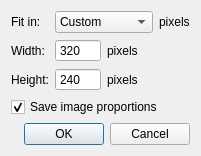
<?xml version="1.0" encoding="UTF-8"?>
<ui version="4.0">
 <class>ResizeDialog</class>
 <widget class="QDialog" name="ResizeDialog">
  <property name="geometry">
   <rect>
    <x>0</x>
    <y>0</y>
    <width>257</width>
    <height>177</height>
   </rect>
  </property>
  <property name="windowTitle">
   <string>Resize</string>
  </property>
  <layout class="QGridLayout" name="gridLayout">
   <property name="sizeConstraint">
    <enum>QLayout::SetFixedSize</enum>
   </property>
   <item row="0" column="0">
    <widget class="QLabel" name="label">
     <property name="text">
      <string>Fit in:</string>
     </property>
    </widget>
   </item>
   <item row="0" column="1" colspan="2">
    <widget class="QComboBox" name="fitIn">
     <item>
      <property name="text">
       <string>Custom</string>
      </property>
     </item>
     <item>
      <property name="text">
       <string>320 x 240</string>
      </property>
     </item>
     <item>
      <property name="text">
       <string>640 x 480</string>
      </property>
     </item>
     <item>
      <property name="text">
       <string>800 x 600</string>
      </property>
     </item>
     <item>
      <property name="text">
       <string>1024 x 768</string>
      </property>
     </item>
     <item>
      <property name="text">
       <string>1280 x 1024</string>
      </property>
     </item>
     <item>
      <property name="text">
       <string>1280 x 720</string>
      </property>
     </item>
     <item>
      <property name="text">
       <string>1920 x 1080</string>
      </property>
     </item>
    </widget>
   </item>
   <item row="0" column="3">
    <widget class="QLabel" name="label_6">
     <property name="text">
      <string>pixels</string>
     </property>
    </widget>
   </item>
   <item row="1" column="0">
    <widget class="QLabel" name="label_2">
     <property name="text">
      <string>Width:</string>
     </property>
    </widget>
   </item>
   <item row="1" column="1">
    <widget class="QSpinBox" name="width">
     <property name="frame">
      <bool>true</bool>
     </property>
     <property name="buttonSymbols">
      <enum>QAbstractSpinBox::NoButtons</enum>
     </property>
     <property name="maximum">
      <number>10000</number>
     </property>
     <property name="value">
      <number>320</number>
     </property>
    </widget>
   </item>
   <item row="1" column="2" colspan="2">
    <widget class="QLabel" name="label_4">
     <property name="text">
      <string>pixels</string>
     </property>
    </widget>
   </item>
   <item row="2" column="0">
    <widget class="QLabel" name="label_3">
     <property name="text">
      <string>Height:</string>
     </property>
    </widget>
   </item>
   <item row="2" column="1">
    <widget class="QSpinBox" name="height">
     <property name="frame">
      <bool>true</bool>
     </property>
     <property name="buttonSymbols">
      <enum>QAbstractSpinBox::NoButtons</enum>
     </property>
     <property name="maximum">
      <number>10000</number>
     </property>
     <property name="value">
      <number>240</number>
     </property>
    </widget>
   </item>
   <item row="2" column="2" colspan="2">
    <widget class="QLabel" name="label_5">
     <property name="text">
      <string>pixels</string>
     </property>
    </widget>
   </item>
   <item row="3" column="0" colspan="4">
    <widget class="QCheckBox" name="saveProportions">
     <property name="text">
      <string>Save image proportions</string>
     </property>
     <property name="checked">
      <bool>true</bool>
     </property>
    </widget>
   </item>
   <item row="4" column="0" colspan="4">
    <widget class="QDialogButtonBox" name="buttonBox">
     <property name="orientation">
      <enum>Qt::Horizontal</enum>
     </property>
     <property name="standardButtons">
      <set>QDialogButtonBox::Cancel|QDialogButtonBox::Ok</set>
     </property>
    </widget>
   </item>
  </layout>
 </widget>
 <resources/>
 <connections>
  <connection>
   <sender>buttonBox</sender>
   <signal>accepted()</signal>
   <receiver>ResizeDialog</receiver>
   <slot>accept()</slot>
   <hints>
    <hint type="sourcelabel">
     <x>248</x>
     <y>254</y>
    </hint>
    <hint type="destinationlabel">
     <x>157</x>
     <y>274</y>
    </hint>
   </hints>
  </connection>
  <connection>
   <sender>buttonBox</sender>
   <signal>rejected()</signal>
   <receiver>ResizeDialog</receiver>
   <slot>reject()</slot>
   <hints>
    <hint type="sourcelabel">
     <x>316</x>
     <y>260</y>
    </hint>
    <hint type="destinationlabel">
     <x>286</x>
     <y>274</y>
    </hint>
   </hints>
  </connection>
 </connections>
</ui>
